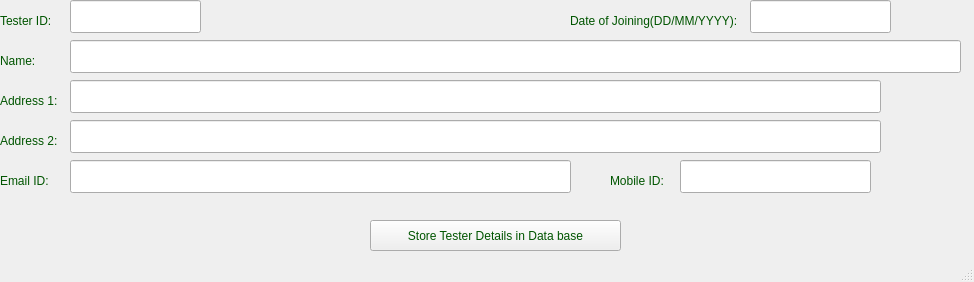
<?xml version="1.0" encoding="UTF-8"?>
<ui version="4.0">
 <class>MainWindow</class>
 <widget class="QMainWindow" name="MainWindow">
  <property name="geometry">
   <rect>
    <x>0</x>
    <y>0</y>
    <width>974</width>
    <height>282</height>
   </rect>
  </property>
  <property name="windowTitle">
   <string>Tester Details</string>
  </property>
  <property name="styleSheet">
   <string notr="true">color: rgb(0, 85, 0);
font: 75 10pt &quot;MS Shell Dlg 2&quot;;</string>
  </property>
  <widget class="QWidget" name="centralwidget">
   <widget class="QLabel" name="label">
    <property name="geometry">
     <rect>
      <x>0</x>
      <y>170</y>
      <width>71</width>
      <height>21</height>
     </rect>
    </property>
    <property name="text">
     <string>Email ID:</string>
    </property>
   </widget>
   <widget class="QLineEdit" name="lineEdit">
    <property name="geometry">
     <rect>
      <x>70</x>
      <y>160</y>
      <width>501</width>
      <height>33</height>
     </rect>
    </property>
   </widget>
   <widget class="QPushButton" name="pushButton">
    <property name="geometry">
     <rect>
      <x>370</x>
      <y>220</y>
      <width>251</width>
      <height>31</height>
     </rect>
    </property>
    <property name="text">
     <string>Store Tester Details in Data base</string>
    </property>
   </widget>
   <widget class="QLineEdit" name="lineEdit_3">
    <property name="geometry">
     <rect>
      <x>70</x>
      <y>0</y>
      <width>131</width>
      <height>33</height>
     </rect>
    </property>
   </widget>
   <widget class="QLineEdit" name="lineEdit_4">
    <property name="geometry">
     <rect>
      <x>70</x>
      <y>40</y>
      <width>891</width>
      <height>33</height>
     </rect>
    </property>
   </widget>
   <widget class="QLineEdit" name="lineEdit_5">
    <property name="geometry">
     <rect>
      <x>70</x>
      <y>80</y>
      <width>811</width>
      <height>33</height>
     </rect>
    </property>
   </widget>
   <widget class="QLineEdit" name="lineEdit_6">
    <property name="geometry">
     <rect>
      <x>70</x>
      <y>120</y>
      <width>811</width>
      <height>33</height>
     </rect>
    </property>
   </widget>
   <widget class="QLabel" name="label_3">
    <property name="geometry">
     <rect>
      <x>0</x>
      <y>10</y>
      <width>71</width>
      <height>21</height>
     </rect>
    </property>
    <property name="text">
     <string>Tester ID:</string>
    </property>
   </widget>
   <widget class="QLabel" name="label_4">
    <property name="geometry">
     <rect>
      <x>0</x>
      <y>50</y>
      <width>61</width>
      <height>21</height>
     </rect>
    </property>
    <property name="text">
     <string>Name:</string>
    </property>
   </widget>
   <widget class="QLabel" name="label_5">
    <property name="geometry">
     <rect>
      <x>0</x>
      <y>130</y>
      <width>71</width>
      <height>21</height>
     </rect>
    </property>
    <property name="text">
     <string>Address 2:</string>
    </property>
   </widget>
   <widget class="QLabel" name="label_6">
    <property name="geometry">
     <rect>
      <x>0</x>
      <y>90</y>
      <width>71</width>
      <height>21</height>
     </rect>
    </property>
    <property name="text">
     <string>Address 1:</string>
    </property>
   </widget>
   <widget class="QLabel" name="label_2">
    <property name="geometry">
     <rect>
      <x>610</x>
      <y>170</y>
      <width>61</width>
      <height>21</height>
     </rect>
    </property>
    <property name="text">
     <string>Mobile ID:</string>
    </property>
   </widget>
   <widget class="QLineEdit" name="lineEdit_2">
    <property name="geometry">
     <rect>
      <x>680</x>
      <y>160</y>
      <width>191</width>
      <height>33</height>
     </rect>
    </property>
   </widget>
   <widget class="QLabel" name="label_7">
    <property name="geometry">
     <rect>
      <x>570</x>
      <y>10</y>
      <width>171</width>
      <height>21</height>
     </rect>
    </property>
    <property name="text">
     <string>Date of Joining(DD/MM/YYYY):</string>
    </property>
   </widget>
   <widget class="QLineEdit" name="lineEdit_7">
    <property name="geometry">
     <rect>
      <x>750</x>
      <y>0</y>
      <width>141</width>
      <height>33</height>
     </rect>
    </property>
   </widget>
  </widget>
  <widget class="QStatusBar" name="statusbar"/>
 </widget>
 <resources/>
 <connections/>
</ui>
